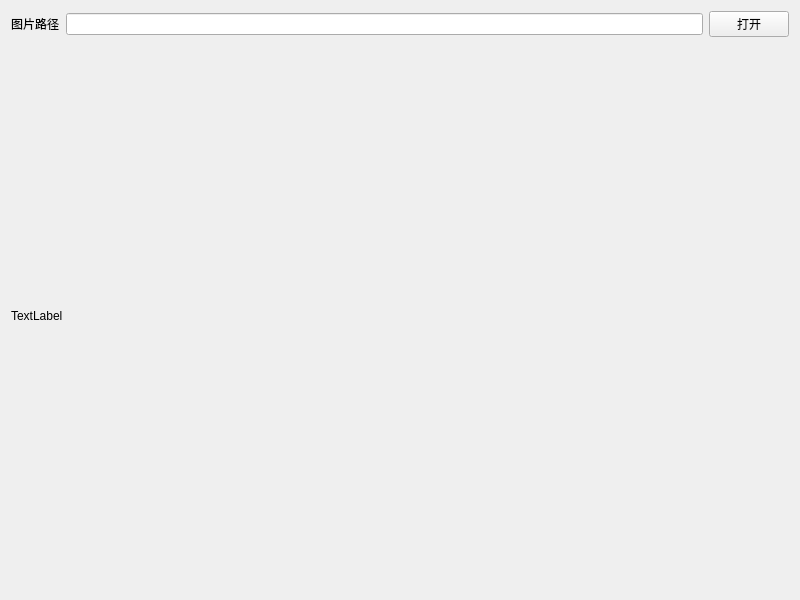
<?xml version="1.0" encoding="UTF-8"?>
<ui version="4.0">
 <class>Widget</class>
 <widget class="QWidget" name="Widget">
  <property name="geometry">
   <rect>
    <x>0</x>
    <y>0</y>
    <width>800</width>
    <height>600</height>
   </rect>
  </property>
  <property name="windowTitle">
   <string>Widget</string>
  </property>
  <layout class="QVBoxLayout" name="verticalLayout" stretch="1,10">
   <item>
    <layout class="QHBoxLayout" name="horizontalLayout">
     <item>
      <widget class="QLabel" name="label">
       <property name="text">
        <string>图片路径</string>
       </property>
      </widget>
     </item>
     <item>
      <widget class="QLineEdit" name="lineEditPath"/>
     </item>
     <item>
      <widget class="QPushButton" name="btnOpen">
       <property name="text">
        <string>打开</string>
       </property>
      </widget>
     </item>
    </layout>
   </item>
   <item>
    <widget class="QLabel" name="lbImage">
     <property name="text">
      <string>TextLabel</string>
     </property>
    </widget>
   </item>
  </layout>
 </widget>
 <resources/>
 <connections/>
</ui>
